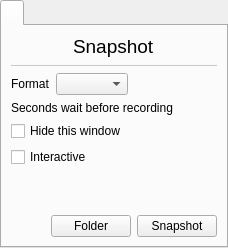
        <widget class="QWidget" name="tab_sidebar_snapshot">
         <attribute name="title">
          <string notr="true"/>
         </attribute>
         <layout class="QVBoxLayout" name="verticalLayout_12">
          <property name="spacing">
           <number>0</number>
          </property>
          <property name="leftMargin">
           <number>0</number>
          </property>
          <property name="topMargin">
           <number>0</number>
          </property>
          <property name="rightMargin">
           <number>0</number>
          </property>
          <property name="bottomMargin">
           <number>0</number>
          </property>
          <item>
           <widget class="QTabWidget" name="tabWidgetSnapshot">
            <property name="currentIndex">
             <number>0</number>
            </property>
            <property name="iconSize">
             <size>
              <width>48</width>
              <height>48</height>
             </size>
            </property>
            <widget class="QWidget" name="tab_2">
             <attribute name="icon">
              <iconset resource="../screencast.qrc">
               <normaloff>:/pictures/snapshot/snapshot.png</normaloff>:/pictures/snapshot/snapshot.png</iconset>
             </attribute>
             <attribute name="title">
              <string notr="true"/>
             </attribute>
             <layout class="QVBoxLayout" name="verticalLayout_13">
              <item alignment="Qt::AlignHCenter">
               <widget class="QLabel" name="label_2">
                <property name="font">
                 <font>
                  <pointsize>14</pointsize>
                 </font>
                </property>
                <property name="text">
                 <string notr="true">Snapshot</string>
                </property>
               </widget>
              </item>
              <item>
               <widget class="Line" name="line">
                <property name="styleSheet">
                 <string notr="true">color: rgb(200, 200, 200);</string>
                </property>
                <property name="frameShadow">
                 <enum>QFrame::Plain</enum>
                </property>
                <property name="orientation">
                 <enum>Qt::Horizontal</enum>
                </property>
               </widget>
              </item>
              <item>
               <layout class="QGridLayout" name="gridLayout">
                <item row="4" column="0" colspan="2">
                 <widget class="QCheckBox" name="checkBoxSnapshotHideBeforeRecording">
                  <property name="text">
                   <string>Hide this window</string>
                  </property>
                 </widget>
                </item>
                <item row="5" column="0" colspan="2">
                 <widget class="QCheckBox" name="checkBox_snapshot_interactive">
                  <property name="text">
                   <string notr="true">Interactive</string>
                  </property>
                 </widget>
                </item>
                <item row="2" column="0">
                 <widget class="QLabel" name="label_57">
                  <property name="text">
                   <string>Format</string>
                  </property>
                 </widget>
                </item>
                <item row="2" column="1">
                 <layout class="QHBoxLayout" name="horizontalLayout_44">
                  <item>
                   <widget class="QComboBox" name="comboBoxSnapshotImageFormats"/>
                  </item>
                  <item>
                   <spacer name="horizontalSpacer_26">
                    <property name="orientation">
                     <enum>Qt::Horizontal</enum>
                    </property>
                    <property name="sizeHint" stdset="0">
                     <size>
                      <width>40</width>
                      <height>20</height>
                     </size>
                    </property>
                   </spacer>
                  </item>
                 </layout>
                </item>
                <item row="3" column="0" colspan="2">
                 <layout class="QHBoxLayout" name="horizontalLayout_59">
                  <item>
                   <widget class="QLabel" name="label_60">
                    <property name="text">
                     <string>Seconds wait before recording</string>
                    </property>
                   </widget>
                  </item>
                 </layout>
                </item>
               </layout>
              </item>
              <item>
               <spacer name="verticalSpacer_7">
                <property name="orientation">
                 <enum>Qt::Vertical</enum>
                </property>
                <property name="sizeHint" stdset="0">
                 <size>
                  <width>20</width>
                  <height>40</height>
                 </size>
                </property>
               </spacer>
              </item>
              <item>
               <layout class="QHBoxLayout" name="horizontalLayout_14">
                <item>
                 <spacer name="horizontalSpacer_8">
                  <property name="orientation">
                   <enum>Qt::Horizontal</enum>
                  </property>
                  <property name="sizeHint" stdset="0">
                   <size>
                    <width>40</width>
                    <height>20</height>
                   </size>
                  </property>
                 </spacer>
                </item>
                <item>
                 <widget class="QPushButton" name="pushButtonSnapshotOpenFolder">
                  <property name="text">
                   <string>Folder</string>
                  </property>
                 </widget>
                </item>
                <item>
                 <widget class="QPushButton" name="pushButtonSnapshot">
                  <property name="text">
                   <string notr="true">Snapshot</string>
                  </property>
                 </widget>
                </item>
               </layout>
              </item>
             </layout>
            </widget>
           </widget>
          </item>
         </layout>
        </widget>
